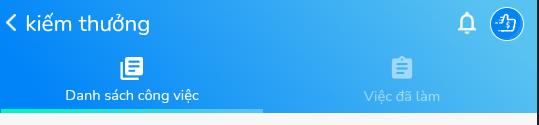
#> input picture templates/Header 'Kiếm thưởng.png, 539 x 125 px; its folder holds only this picture in this run
$ python -i image_utils.py   (imports and definitions only)
#> lines starting #> are read from the running program, lines starting #| are printed output that depends on the picture
#!/usr/bin/env python3
# -*- coding: utf-8 -*-
"""
image_utils.py - Xử lý hình ảnh và template matching
"""
import os
import time
import shutil
import cv2
import numpy as np
import pyautogui
from Models.config import TEMPLATES_DIR

# ADB mode
_use_adb_mode = False
_adb_controller = None

# [13 lines left out: functions set_adb_mode, load_gray, not called in this run]

def screenshot_gray(region=None):
    """
    Chụp màn hình và chuyển sang grayscale
    - Nếu ADB mode: chụp từ LDPlayer qua ADB (region bị bỏ qua)
    - Nếu không: dùng pyautogui
    """
    if _use_adb_mode and _adb_controller:
        # ADB mode: chụp từ LDPlayer
        gray = _adb_controller.screenshot_gray()
        if gray is not None:
            return gray
        # Fallback to pyautogui nếu ADB fail

    # Pyautogui mode
    if region:
        ss = pyautogui.screenshot(region=region)
    else:
        ss = pyautogui.screenshot()
    arr = np.array(ss)
    gray = cv2.cvtColor(arr, cv2.COLOR_RGB2GRAY)
    return gray

# [17 lines left out: function robust_match_template, not called in this run]

def locate_template(template_img, confidence=0.85, timeout=0.3, step=0.08, region=None):
    """
    Tìm template trên màn hình với timeout
    Returns: (x, y, confidence) hoặc None

    Tối ưu: step=0.08 (thay vì 0.05) để giảm số lần check
    """
    t0 = time.time()
    while True:
        try:
            if region:
                screen = screenshot_gray(region=region)
                base_x, base_y = region[0], region[1]
            else:
                screen = screenshot_gray(region=None)
                base_x, base_y = 0, 0
        except Exception:
            return None

        try:
            res, used_size = robust_match_template(screen, template_img)
        except Exception:
            return None

        minv, maxv, minloc, maxloc = cv2.minMaxLoc(res)
        if maxv >= confidence:
            used_tw, used_th = used_size
            x = maxloc[0] + used_tw//2 + base_x
            y = maxloc[1] + used_th//2 + base_y
            return (x, y, float(maxv))

        if time.time() - t0 > timeout:
            return None
        time.sleep(step)

def locate_template_multiscale(template_img, confidence=0.85, timeout=1.5, step=0.05,
                                region=None, scales=(1.0, 0.95, 1.05, 0.9, 1.1)):
    """
    Tìm template với nhiều scale khác nhau
    Returns: (x, y, confidence) hoặc None
    """
    t_start = time.time()
    per_scale_timeout = max(0.2, timeout / max(1, len(scales)))

    for s in scales:
        elapsed = time.time() - t_start
        if elapsed >= timeout:
            break

        try:
            if s == 1.0:
                tmpl_try = template_img
            else:
                new_w = max(1, int(template_img.shape[1] * s))
                new_h = max(1, int(template_img.shape[0] * s))
                tmpl_try = cv2.resize(template_img, (new_w, new_h), interpolation=cv2.INTER_AREA)
        except Exception:
            tmpl_try = template_img

        found = locate_template(tmpl_try, confidence=confidence,
                               timeout=min(per_scale_timeout, timeout - elapsed),
                               step=step, region=region)
        if found is not None:
            return found

    return None

# [24 lines left out: functions copy_template_to_store, clear_screenshot_cache, not called in this run]

>>> import cv2
>>> picture = cv2.cvtColor(cv2.imread("../templates/Header 'Kiếm thưởng.png"), cv2.COLOR_BGR2RGB)
>>> result = locate_template_multiscale(picture)
#> the loop in locate_template_multiscale, `for s in scales:` made 5 passes
#> pass 2, in locate_template_multiscale, `tmpl_try = cv2.resize(template_img, (new_w, new_h), interpolation=cv2...`:
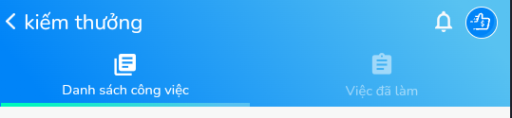
#> tmpl_try: shape (118, 512, 3); mean R, G, B 69.5, 174.1, 243.8
#> pass 3, in locate_template_multiscale, `tmpl_try = cv2.resize(template_img, (new_w, new_h), interpolation=cv2...`:
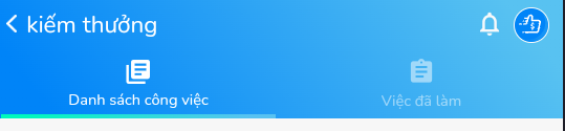
#> tmpl_try: shape (131, 565, 3); mean R, G, B 69.4, 174, 243.7
#> after the loop in locate_template_multiscale, `for s in scales:`:
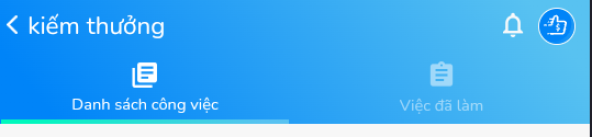
#> tmpl_try: shape (137, 592, 3); mean R, G, B 69.4, 174, 243.7
